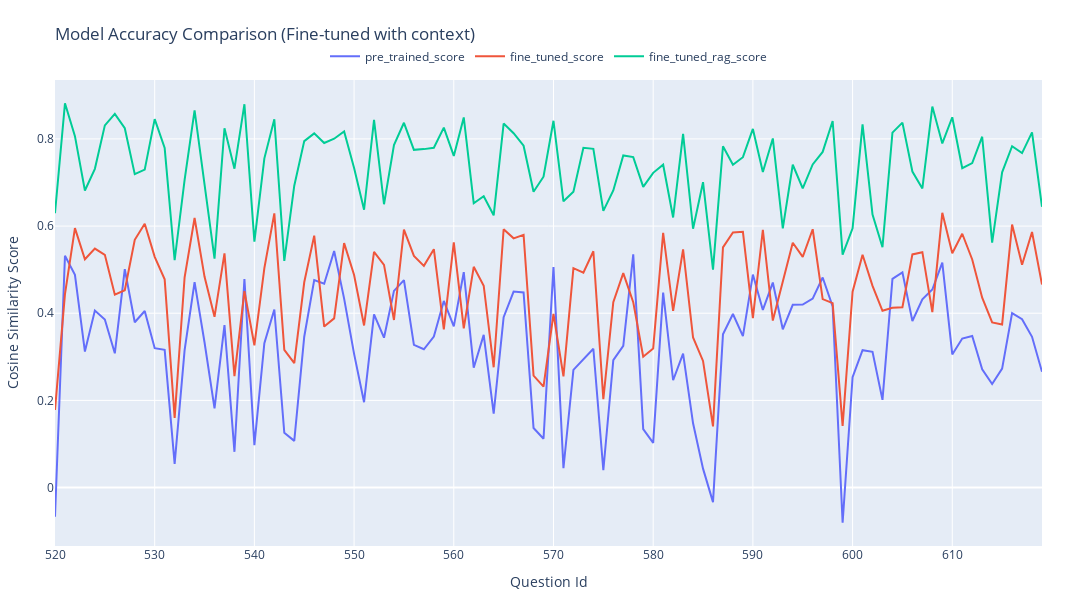

Source (notebook cell):
### Code cell
ploting_column = ['pre_trained_score', 'fine_tuned_score', 'fine_tuned_rag_score']

fig = go.Figure()

# Plot between indices 520–620
for col in ploting_column:
    fig.add_trace(go.Scatter(
        x=data['_id'][520:620],
        y=data[col][520:620],
        mode="lines",
        name=col
    ))

fig.update_layout(
    title="Model Accuracy Comparison (Fine-tuned with context)",
    xaxis_title="Question Id",
    yaxis_title="Cosine Similarity Score",
    width=1600,  
    height=600,  
    legend=dict(
        orientation="h",          
        yanchor="bottom",
        y=1.02,                   
        xanchor="center",
        x=0.5,                    
        font=dict(size=12)
    ),
    margin=dict(l=50, r=50, t=80, b=50),
)

fig.show()
